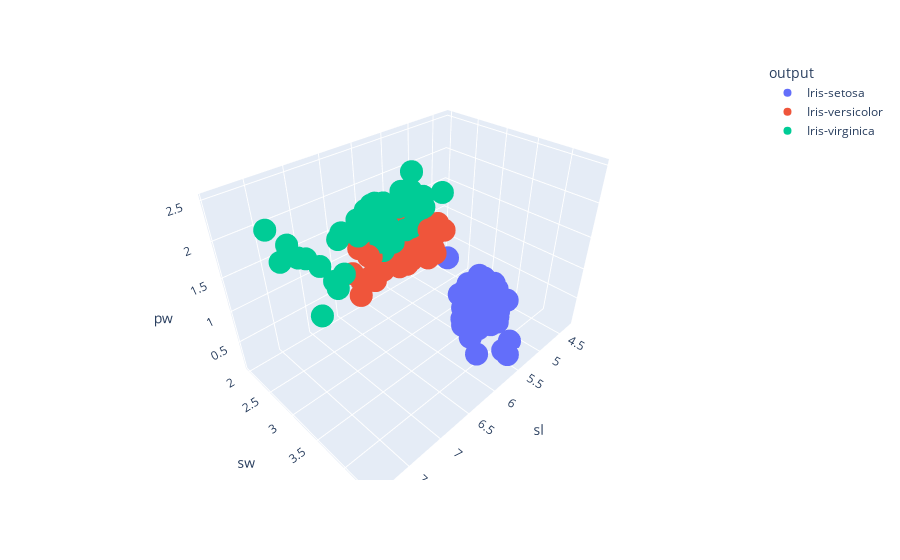

Notebook source saved alongside this figure:
### Markdown cell above
__Trying 3D scatters__

### Code cell
fig = px.scatter_3d(iris, x='sl', y='sw', z='pw',color='output')
fig.show()

### Figure 1 — Plotly figure (JSON) as saved in the notebook; plotly's stock layout.template omitted (floating-point values rounded to 4 significant figures)
{"data": [{"hoverlabel": {"namelength": 0}, "hovertemplate": "output=Iris-setosa<br>sl=%{x}<br>sw=%{y}<br>pw=%{z}", "legendgroup": "Iris-setosa", "marker": {"color": "#636efa", "symbol": "circle"}, "mode": "markers", "name": "Iris-setosa", "scene": "scene", "showlegend": true, "type": "scatter3d", "x": [5.1, 4.9, 4.7, 4.6, 5, 5.4, 4.6, 5, 4.4, 4.9, 5.4, 4.8, 4.8, 4.3, 5.8, 5.7, 5.4, 5.1, 5.7, 5.1, 5.4, 5.1, 4.6, 5.1, 4.8, 5, 5, 5.2, 5.2, 4.7, 4.8, 5.4, 5.2, 5.5, 4.9, 5, 5.5, 4.9, 4.4, 5.1, 5, 4.5, 4.4, 5, 5.1, 4.8, 5.1, 4.6, 5.3, 5], "y": [3.5, 3, 3.2, 3.1, 3.6, 3.9, 3.4, 3.4, 2.9, 3.1, 3.7, 3.4, 3, 3, 4, 4.4, 3.9, 3.5, 3.8, 3.8, 3.4, 3.7, 3.6, 3.3, 3.4, 3, 3.4, 3.5, 3.4, 3.2, 3.1, 3.4, 4.1, 4.2, 3.1, 3.2, 3.5, 3.1, 3, 3.4, 3.5, 2.3, 3.2, 3.5, 3.8, 3, 3.8, 3.2, 3.7, 3.3], "z": [0.2, 0.2, 0.2, 0.2, 0.2, 0.4, 0.3, 0.2, 0.2, 0.1, 0.2, 0.2, 0.1, 0.1, 0.2, 0.4, 0.4, 0.3, 0.3, 0.3, 0.2, 0.4, 0.2, 0.5, 0.2, 0.2, 0.4, 0.2, 0.2, 0.2, 0.2, 0.4, 0.1, 0.2, 0.1, 0.2, 0.2, 0.1, 0.2, 0.2, 0.3, 0.3, 0.2, 0.6, 0.4, 0.3, 0.2, 0.2, 0.2, 0.2]}, {"hoverlabel": {"namelength": 0}, "hovertemplate": "output=Iris-versicolor<br>sl=%{x}<br>sw=%{y}<br>pw=%{z}", "legendgroup": "Iris-versicolor", "marker": {"color": "#EF553B", "symbol": "circle"}, "mode": "markers", "name": "Iris-versicolor", "scene": "scene", "showlegend": true, "type": "scatter3d", "x": [7, 6.4, 6.9, 5.5, 6.5, 5.7, 6.3, 4.9, 6.6, 5.2, 5, 5.9, 6, 6.1, 5.6, 6.7, 5.6, 5.8, 6.2, 5.6, 5.9, 6.1, 6.3, 6.1, 6.4, 6.6, 6.8, 6.7, 6, 5.7, 5.5, 5.5, 5.8, 6, 5.4, 6, 6.7, 6.3, 5.6, 5.5, 5.5, 6.1, 5.8, 5, 5.6, 5.7, 5.7, 6.2, 5.1, 5.7], "y": [3.2, 3.2, 3.1, 2.3, 2.8, 2.8, 3.3, 2.4, 2.9, 2.7, 2, 3, 2.2, 2.9, 2.9, 3.1, 3, 2.7, 2.2, 2.5, 3.2, 2.8, 2.5, 2.8, 2.9, 3, 2.8, 3, 2.9, 2.6, 2.4, 2.4, 2.7, 2.7, 3, 3.4, 3.1, 2.3, 3, 2.5, 2.6, 3, 2.6, 2.3, 2.7, 3, 2.9, 2.9, 2.5, 2.8], "z": [1.4, 1.5, 1.5, 1.3, 1.5, 1.3, 1.6, 1, 1.3, 1.4, 1, 1.5, 1, 1.4, 1.3, 1.4, 1.5, 1, 1.5, 1.1, 1.8, 1.3, 1.5, 1.2, 1.3, 1.4, 1.4, 1.7, 1.5, 1, 1.1, 1, 1.2, 1.6, 1.5, 1.6, 1.5, 1.3, 1.3, 1.3, 1.2, 1.4, 1.2, 1, 1.3, 1.2, 1.3, 1.3, 1.1, 1.3]}, {"hoverlabel": {"namelength": 0}, "hovertemplate": "output=Iris-virginica<br>sl=%{x}<br>sw=%{y}<br>pw=%{z}", "legendgroup": "Iris-virginica", "marker": {"color": "#00cc96", "symbol": "circle"}, "mode": "markers", "name": "Iris-virginica", "scene": "scene", "showlegend": true, "type": "scatter3d", "x": [6.3, 5.8, 7.1, 6.3, 6.5, 7.6, 4.9, 7.3, 6.7, 7.2, 6.5, 6.4, 6.8, 5.7, 5.8, 6.4, 6.5, 7.7, 7.7, 6, 6.9, 5.6, 7.7, 6.3, 6.7, 7.2, 6.2, 6.1, 6.4, 7.2, 7.4, 7.9, 6.4, 6.3, 6.1, 7.7, 6.3, 6.4, 6, 6.9, 6.7, 6.9, 5.8, 6.8, 6.7, 6.7, 6.3, 6.5, 6.2, 5.9], "y": [3.3, 2.7, 3, 2.9, 3, 3, 2.5, 2.9, 2.5, 3.6, 3.2, 2.7, 3, 2.5, 2.8, 3.2, 3, 3.8, 2.6, 2.2, 3.2, 2.8, 2.8, 2.7, 3.3, 3.2, 2.8, 3, 2.8, 3, 2.8, 3.8, 2.8, 2.8, 2.6, 3, 3.4, 3.1, 3, 3.1, 3.1, 3.1, 2.7, 3.2, 3.3, 3, 2.5, 3, 3.4, 3], "z": [2.5, 1.9, 2.1, 1.8, 2.2, 2.1, 1.7, 1.8, 1.8, 2.5, 2, 1.9, 2.1, 2, 2.4, 2.3, 1.8, 2.2, 2.3, 1.5, 2.3, 2, 2, 1.8, 2.1, 1.8, 1.8, 1.8, 2.1, 1.6, 1.9, 2, 2.2, 1.5, 1.4, 2.3, 2.4, 1.8, 1.8, 2.1, 2.4, 2.3, 1.9, 2.3, 2.5, 2.3, 1.9, 2, 2.3, 1.8]}], "layout": {"legend": {"title": {"text": "output"}, "tracegroupgap": 0}, "margin": {"t": 60}, "scene": {"domain": {"x": [0, 1], "y": [0, 1]}, "xaxis": {"title": {"text": "sl"}}, "yaxis": {"title": {"text": "sw"}}, "zaxis": {"title": {"text": "pw"}}}}}
